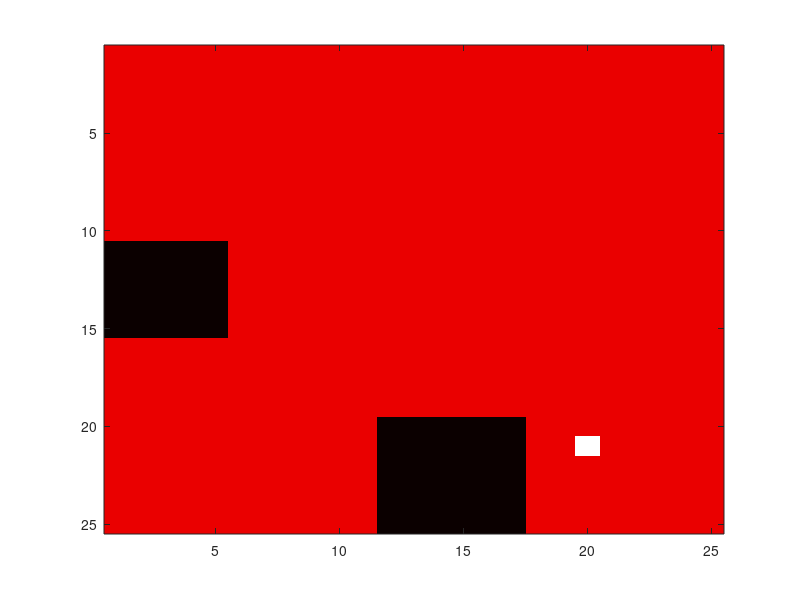

MATLAB code to generate this figure: (Note: this script raises an error after producing the figure.)
% This code implements Matlab's built-in functions to cover a rect
% workspace with a moving obstacle. Pretty graphics included
% 
% TODOs: - Avoid creating islands if possible to minimize need to backtrack
%        - Implement horizon to avoid collision

clear; close all; clc;

% Define workspace h and w
h = 25;
w = 25;
ws = ones(h,w);
cover = 0*ws;

rng(11)  % 0@179, 1 dies 78, 2@17, 3@57, 4@6, 5@60, 6@38, 7@161, 8@215, 9@2, 10@29


% Create random rect obstacle with specified h and w at an edge of ws
obs_d = [5,5;3,3;4,4];
obs_p = [];
obs_dir = [];
for o = 1:size(obs_d,1)
    obs_h = obs_d(o,1);
    obs_w = obs_d(o,2);

    side = randi(4,1);
    switch side
        case 1
            obs_x = 1;
            obs_y = randi(h-obs_h,1);
            obs_dir = [obs_dir;1];
        case 2
            obs_y = h-obs_d(1);
            obs_x = randi(w-obs_w,1);
            obs_dir = [obs_dir;2];
        case 3
            obs_x = h-obs_d(1);
            obs_y = randi(h-obs_h,1);
            obs_dir = [obs_dir;3];
        case 4
            obs_y = 1;
            obs_x = randi(w-obs_w,1);
            obs_dir = [obs_dir;4];
    end
    ws(obs_y:obs_y+obs_h,obs_x:obs_x+obs_w) = 0;
    obs_p = [obs_p;obs_y,obs_x];
end

% Start at random (valid) position
robot = randi(h*w);
while(ws(robot)==0)
    robot = randi(h*w);
end
ws(robot) = 3;

fprintf('Robot starts at %d\n',robot);
figure();
im = imagesc(ws); colormap hot; 

% Theoretical minimal cost with this kind of setup
min_cost = numel(ws)-1;

curr_cost = 0;
iter = 1;
while(iter<1e3)
    % Move the obstacles
    for o = 1:size(obs_d,1)
        obs_y = obs_p(o,1);
        obs_x = obs_p(o,2);
        obs_h = obs_d(o,1);
        obs_w = obs_d(o,2);
        ws(obs_y:obs_y+obs_h,obs_x:obs_x+obs_w) = 1;
    end
        
    for o = 1:size(obs_d,1)
        obs_y = obs_p(o,1);
        obs_x = obs_p(o,2);
        obs_h = obs_d(o,1);
        obs_w = obs_d(o,2);
        
        switch obs_dir(o)
            case 1
                if(obs_x+obs_w<w) obs_x = obs_x+1;
                else obs_dir(o) = 3;
                end
            case 2 
                if(obs_y>1) obs_y = obs_y-1;
                else obs_dir(o) = 4;
                end
            case 3
                if(obs_x>1) obs_x = obs_x-1;
                else obs_dir(o) = 1;
                end
            case 4
                if(obs_y+obs_h<h) obs_y = obs_y+1;
                else obs_dir(o) = 2;
                end
        end
        ws(obs_y:obs_y+obs_h,obs_x:obs_x+obs_w) = 0;
        obs_p(o,:) = [obs_y,obs_x];
    end
    
    % Remember prior coverage
    for ind = 1:w*h
        if(ws(ind)==1)
            ws(ind) = 1+cover(ind);
        end
    end
    
    % Create graph to represent problem
    S = [];
    T = [];
    weights = [];
    ind = 1;
    for c = 1:w
        for r = 1:h
            if(ws(ind))
                if(r<h && ws(ind+1))
                    S = [S,ind];
                    T = [T,ind+1];
                    if(cover(ind) || cover(ind+1)) weights = [weights,1e3];
                    else weights = [weights,1];
                    end
                end
                if(c<w && ws(ind+h))
                    S = [S,ind];
                    T = [T,ind+h];
                    if(cover(ind) || cover(ind+1)) weights = [weights,1e3];
                    else weights = [weights,1];
                    end
                end
            end
            ind = ind+1;
        end
    end   
    G = graph(S,T,weights);
    
    % Find the next possible paths that do not cycle back
    edges = G.Edges{:,:};
    paths = [];
    for e = 1:size(edges,1)
        if((edges(e,1)==robot || edges(e,2)==robot) && edges(e,3)==1)
            paths = [paths;edges(e,:)];
            prev = robot;
            robot = edges(e,1)+edges(e,2)-robot;
            ws(prev) = 2;
            ws(robot) = 3;
            cover(prev) = 1;
            break;
        end
    end
    
    if(isempty(paths))
        % Disconnect happened :(
        % Find the closest unvisited node
        path = closestP(ws,h,w,G,robot);
        for ind = 2:length(path)
            prev = robot;
            robot = path(ind);
            ws(prev) = 2;
            ws(robot) = 3;
            cover(prev) = 1;
            
            delete(im); im = imagesc(ws);
            curr_cost = curr_cost+1;
            title(sprintf('min cost = %d, curr cost = %d',min_cost,curr_cost));
            pause(.01);
        end 
    else
        delete(im); im = imagesc(ws);
        curr_cost = curr_cost+1;
        title(sprintf('min cost = %d, curr cost = %d',min_cost,curr_cost));
        pause(.01);
    end
    
    % Increase the cost to revisit the previous node
    for e = 1:size(edges,1)
        if(edges(e,1)==prev || edges(e,2)==prev)
            G.Edges{e,2} = 1e3;
        end
    end
    
    % End if all nodes have been visited
    if(isempty(find(ws==1)))
        break;
    end
    
    delete(im); im = imagesc(ws);
    title(sprintf('min cost = %d, curr cost = %d',min_cost,curr_cost));
    pause(.1);
    
    iter = iter+1;
end
hold off
    

% This function used matlabs shortestpath to find the closest unvisited
% node to current node s
function path = closestP(ws,h,w,G,s)    
    G.Edges{:,2} = 1;
    min_cost = 1e3;
    
    for ind = 1:w*h
        if(ws(ind)==1)
            [P,cost] = shortestpath(G,s,ind);
            if(cost<min_cost)
                min_cost = cost;
                path = P;
            end
        end
    end
end